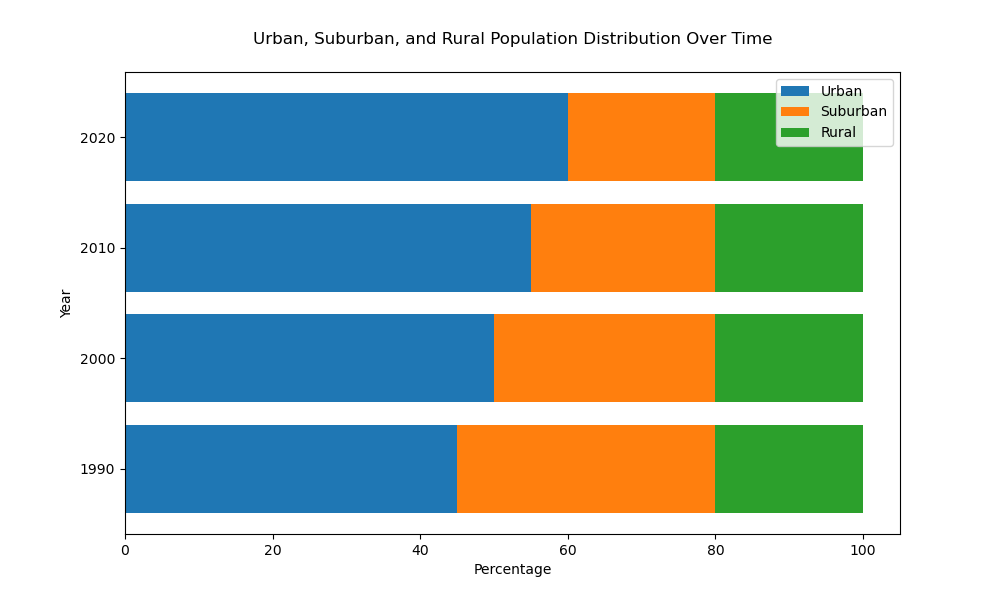

Source code (Python):
import matplotlib.pyplot as plt
import numpy as np

categories = ['Urban', 'Suburban', 'Rural']
years = ['1990', '2000', '2010', '2020']
data = np.array([
    [45, 50, 55, 60],  # Urban
    [35, 30, 25, 20],  # Suburban
    [20, 20, 20, 20]   # Rural
])

data_cum = data.cumsum(axis=0)
category_colors = ['#1f77b4', '#ff7f0e', '#2ca02c']

fig, ax = plt.subplots(figsize=(10, 6))

for i, (colname, color) in enumerate(zip(categories, category_colors)):
    widths = data[i]
    starts = data_cum[i] - widths
    ax.barh(years, widths, left=starts, height=0.8, label=colname, color=color)

ax.set_xlabel('Percentage')
ax.set_ylabel('Year')
ax.set_title('Urban, Suburban, and Rural Population Distribution Over Time', pad=20)
ax.legend(loc='upper right')

plt.show()
